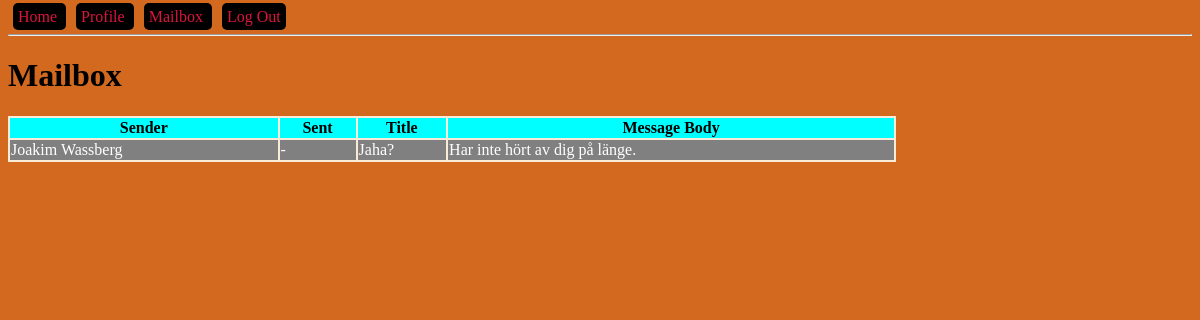
Page /mailbox (signed in) on the earlier database version.
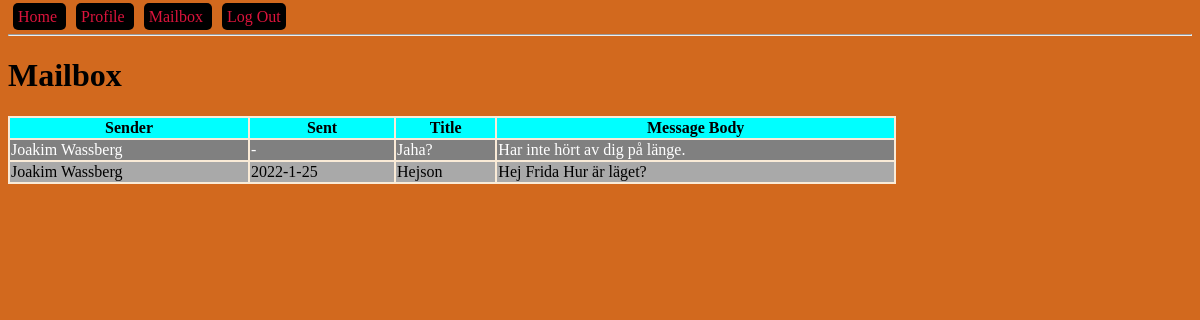
Same page on the later database version.
### models.py (models this page shows, shortened)
class Message(db.Model):
    id = db.Column(db.Integer, primary_key=True, autoincrement=True)
    title = db.Column(db.String(250))
    body = db.Column(db.Text)
    sent_time = db.Column(db.DateTime, default=datetime.datetime.now())
    sender_id = db.Column(db.Integer, db.ForeignKey('user.id'), nullable=False)

class User(db.Model):
    id = db.Column(db.Integer, primary_key=True, autoincrement=True)
    name = db.Column(db.String(150))
    email = db.Column(db.String(150), unique=True)
    password = db.Column(db.String(100))
    admin = db.Column(db.BOOLEAN, default=False)
    online = db.Column(db.BOOLEAN, default=False)
    sent_messages = db.relationship('Message', backref='sender', lazy=True)
    recv_messages = db.relationship('Message', secondary=message_recv, lazy='subquery',
                                    backref=db.backref('receivers', lazy=True))

### blueprints/user/__init__.py (the view)
@bp_user.get('/mailbox')
def mailbox_get():
    messages = get_user_messages()
    return render_template('mailbox.html', messages=messages)

### app.py (called while the page is built)
def create_app():
    app = Flask(__name__)
    app.config['SECRET_KEY'] = '123secret'
    app.config['SQLALCHEMY_TRACK_MODIFICATIONS'] = False
    app.config['SQLALCHEMY_DATABASE_URI'] = 'sqlite:///db.sqlite'
    db.init_app(app)
    login_manager = LoginManager()
    login_manager.init_app(app)
    @login_manager.user_loader
    def load_user(user_id):
        from models import User
        return User.query.filter_by(id=user_id).first()
    from blueprints.open import bp_open
    app.register_blueprint(bp_open)
    from blueprints.user import bp_user
    app.register_blueprint(bp_user)
    return app

### controllers/message_controller.py (called while the page is built)
def get_user_messages():
    return current_user.recv_messages

### templates/mailbox.html (shortened to what this page needs)
{% extends "base-template.html" %}
{% block content %}
    <h1 id="main-heading">Mailbox</h1>
    <table>
        <tr>
            <th>Sender</th>
            <th>Sent</th>
            <th>Title</th>
            <th>Message Body</th>
        </tr>
        {% for message in messages %}
            <tr>
                <td>{{ message.sender.name }}</td>
                {% if message.sent_time is not none %}
                    <td>{{ message.sent_time.year }}-{{ message.sent_time.month }}-{{ message.sent_time.day }}</td>
                {% else %}
                    <td>-</td>
                {% endif %}
                <td>{{ message.title }}</td>
                <td>{{ message.body }}</td>
            </tr>
        {% endfor %}
    </table>
{% endblock %}

### templates/base-template.html (shortened to what this page needs)
<!DOCTYPE html>
<html lang="en">
<head>
    <link rel="stylesheet" href="{{ url_for('static', filename='css/main.css') }}" />
</head>
<body>
    <a class="menu-item" href="{{ url_for('bp_open.index') }}">
        Home
    </a>
    {% if current_user.is_authenticated %}
        <a class="menu-item" href="{{ url_for('bp_user.user_get') }}">
            Profile
        </a>
        <a class="menu-item" href="{{ url_for('bp_user.mailbox_get') }}">
            Mailbox
        </a>
        <a class="menu-item" href="{{ url_for('bp_user.logout_get') }}">
            Log Out
        </a>
     {% endif %}
    <hr />
    {% block content %}
    {% endblock %}
</body>
</html>

### static/css/main.css (style rules this page uses)
body { background-color: chocolate; }
.menu-item { margin: 5px; color: crimson; text-decoration: none; background-color: black; padding: 5px; border-radius: 5px; }
table { width: 75%; background-color: antiquewhite; }
th { background: aqua; }
tr:nth-child(odd) { background: darkgrey; }
tr:nth-child(even) { background: grey; color: white; }

Differences in the rows shown:
added Message: sender.name "Joakim Wassberg", sent_time.year "2022", sent_time.month "1", sent_time.day "25", title "Hejson", body "Hej Frida Hur är läget?"
